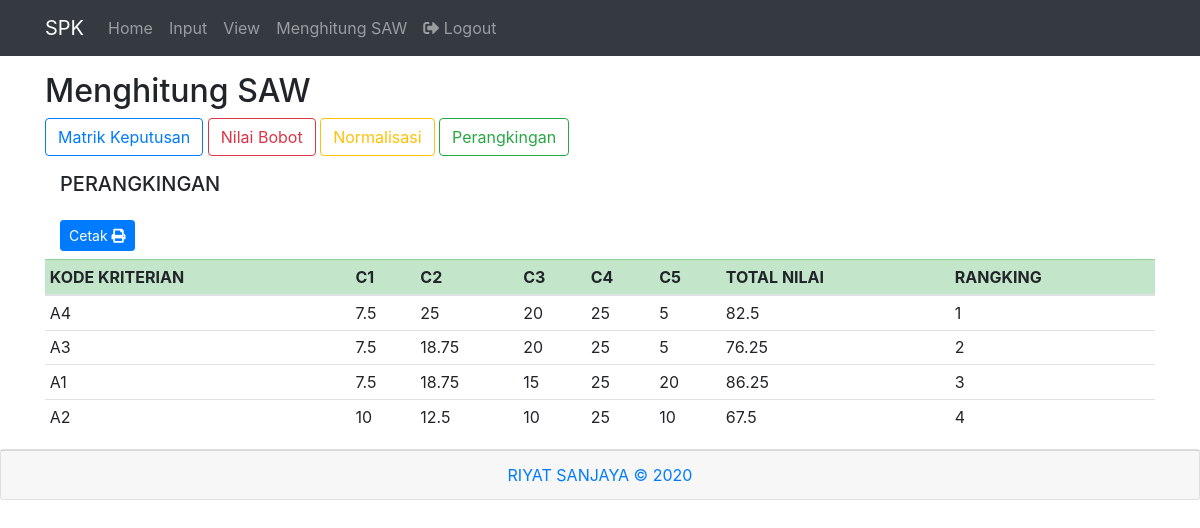
Page /perangkingan.php (signed in) on the committed database.
### tables this page shows
CREATE TABLE `kreteria` (
  `kAlternatif` varchar(11) NOT NULL,
  `c1` int(11) NOT NULL,
  `c2` int(11) NOT NULL,
  `c3` int(11) NOT NULL,
  `c4` int(11) NOT NULL,
  `c5` int(11) NOT NULL
);

CREATE TABLE `bobot` (
  `bc1` double NOT NULL,
  `bc2` double NOT NULL,
  `bc3` double NOT NULL,
  `bc4` double NOT NULL,
  `bc5` double NOT NULL,
  `id` int(11) NOT NULL
);

### perangkingan.php (the view, shortened to what this page needs)
<?php
require_once "koneksi.php";
$maxMin = "SELECT MIN(c1) as c1, MAX(c2) as c2, MAX(c3) as c3, MAX(c4) as c4, MIN(c5) as c5 FROM kreteria";
$nilai = mysqli_query($conn, $maxMin);
$data = mysqli_fetch_assoc($nilai);
$minC1 = $data['c1'];
$maxC2 = $data['c2'];
$maxC3 = $data['c3'];
$maxC4 = $data['c4'];
$minc5 = $data['c5'];
?>
<?php require_once 'tampletes/header.php'; ?>
<div class="container">
  <div class="row justify-content-center">
    <div class="col-12 mt-3">
        <h2>Menghitung SAW</h2>
        <div class="tengah ">
            <a class="btn btn-outline-primary" href="matrikKeputusan.php">Matrik Keputusan</a>
            <a class="btn btn-outline-danger" href="nilaibobot.php">Nilai Bobot</a>
            <a class="btn btn-outline-warning" href="normalisasi.php">Normalisasi</a>
            <a class="btn btn-outline-success" href="perangkingan.php">Perangkingan</a>
        </div>
        <div class="col mt-3">
          <h5>PERANGKINGAN</h5>
          </div>
        <div class="col mt-4">
          <a href="cetak.php?p=1" class="btn btn-primary btn-sm" target="_blank">Cetak <i class="fas fa-print"></i></a>
        </div>
        <table class="table table-sm mt-2">
        <thead class="table-success">
            <tr>
            <th scope="col">KODE KRITERIAN</th>
            <th scope="col">C1</th>
            <th scope="col">C2</th>
            <th scope="col">C3</th>
            <th scope="col">C4</th>
            <th scope="col">C5</th>
            <th scope="col">TOTAL NILAI</th>
            <th scope="col">RANGKING</th>
            </tr>
        </thead>
        <tbody>
        <?php
            $query ="SELECT kAlternatif, c1, c2, c3, c4, c5,
            bc1, bc2, bc3, bc4, bc5
            FROM kreteria, bobot ORDER BY c1 DESC, c2 DESC, c3 DESC, c4 DESC, c5 DESC";
            $result = mysqli_query($conn, $query);
        ?>
        <?php $rangking = 1; ?>
        <?php while ($row = mysqli_fetch_assoc($result)) : ?>
        <?php
        $n1 = $minC1/$row["c1"];
        $n2 = $row["c2"] / $maxC2;
        $n3 = $row["c3"] / $maxC3;
        $n4 = $row["c4"] / $maxC4;
        $n5 = $minc5/$row['c5'];
        $KodaAlternatif = $row["kAlternatif"];
        $c1 = $row["bc1"] * $n1;
        $c2 = $row["bc2"] * $n2;
        $c3 = $row["bc3"] * $n3;
        $c4 = $row["bc4"] * $n4;
        $c5 = $row["bc5"] * $n5;
        $total = $c1 + $c2 + $c3 + $c4 + $c5;
        ?>
            <tr>
            <td><?= $KodaAlternatif; ?></td>
            <td><?= $c1; ?></td>
            <td><?= $c2; ?></td>
            <td><?= $c3; ?></td>
            <td><?= $c4; ?></td>
            <td><?= $c5; ?></td>
            <td><?= $total; ?></td>
            <td><?= $rangking; ?></td>
            </tr>
        <?php $rangking++; ?>
        <?php endwhile; ?>
        </tbody>
        </table>
    </div>
  </div>
</div>
<?php require_once 'tampletes/footer.php';
?>

### css/style.css (style rules this page uses)
body { background-colorS: rgba(255, 255, 255, 0.918); }

### rows in the picture
kreteria: kAlternatif "A4", c1 "7.5", bobot.bc2 "25", bobot.bc3 "20", bobot.bc4 "25", c5 "5", total "82.5"
kreteria: kAlternatif "A3", c1 "7.5", c2 "18.75", bobot.bc3 "20", bobot.bc4 "25", c5 "5", total "76.25"
kreteria: kAlternatif "A1", c1 "7.5", c2 "18.75", c3 "15", bobot.bc4 "25", bobot.bc5 "20", total "86.25"
kreteria: kAlternatif "A2", bobot.bc1 "10", c2 "12.5", c3 "10", bobot.bc4 "25", c5 "10", total "67.5"
